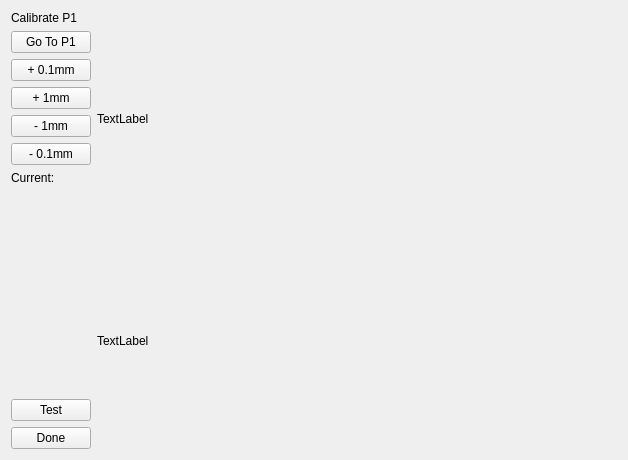
<?xml version="1.0" encoding="UTF-8"?>
<ui version="4.0">
 <class>Frame</class>
 <widget class="QFrame" name="Frame">
  <property name="geometry">
   <rect>
    <x>0</x>
    <y>0</y>
    <width>628</width>
    <height>460</height>
   </rect>
  </property>
  <property name="windowTitle">
   <string>Frame</string>
  </property>
  <layout class="QHBoxLayout" name="horizontalLayout_2">
   <item>
    <layout class="QHBoxLayout" name="horizontalLayout" stretch="1,9">
     <item>
      <layout class="QVBoxLayout" name="verticalLayout_2">
       <item>
        <widget class="QLabel" name="label">
         <property name="text">
          <string>Calibrate P1</string>
         </property>
        </widget>
       </item>
       <item>
        <widget class="QPushButton" name="pushButtonGotoP1">
         <property name="text">
          <string>Go To P1</string>
         </property>
        </widget>
       </item>
       <item>
        <widget class="QPushButton" name="buttonP">
         <property name="text">
          <string>+ 0.1mm</string>
         </property>
        </widget>
       </item>
       <item>
        <widget class="QPushButton" name="buttonPP">
         <property name="text">
          <string>+ 1mm</string>
         </property>
        </widget>
       </item>
       <item>
        <widget class="QPushButton" name="ButtonNN">
         <property name="text">
          <string>- 1mm</string>
         </property>
        </widget>
       </item>
       <item>
        <widget class="QPushButton" name="buttonN">
         <property name="text">
          <string>- 0.1mm</string>
         </property>
        </widget>
       </item>
       <item>
        <widget class="QLabel" name="labelValue">
         <property name="text">
          <string>Current:</string>
         </property>
        </widget>
       </item>
       <item>
        <spacer name="verticalSpacer">
         <property name="orientation">
          <enum>Qt::Vertical</enum>
         </property>
         <property name="sizeHint" stdset="0">
          <size>
           <width>20</width>
           <height>40</height>
          </size>
         </property>
        </spacer>
       </item>
       <item>
        <widget class="QPushButton" name="pushButtonTest">
         <property name="text">
          <string>Test</string>
         </property>
        </widget>
       </item>
       <item>
        <widget class="QPushButton" name="pushButtonExit">
         <property name="text">
          <string>Done</string>
         </property>
        </widget>
       </item>
      </layout>
     </item>
     <item>
      <layout class="QVBoxLayout" name="verticalLayout">
       <item>
        <widget class="QLabel" name="label_image_1">
         <property name="text">
          <string>TextLabel</string>
         </property>
        </widget>
       </item>
       <item>
        <widget class="QLabel" name="label_image_2">
         <property name="text">
          <string>TextLabel</string>
         </property>
        </widget>
       </item>
      </layout>
     </item>
    </layout>
   </item>
  </layout>
 </widget>
 <resources/>
 <connections/>
</ui>
